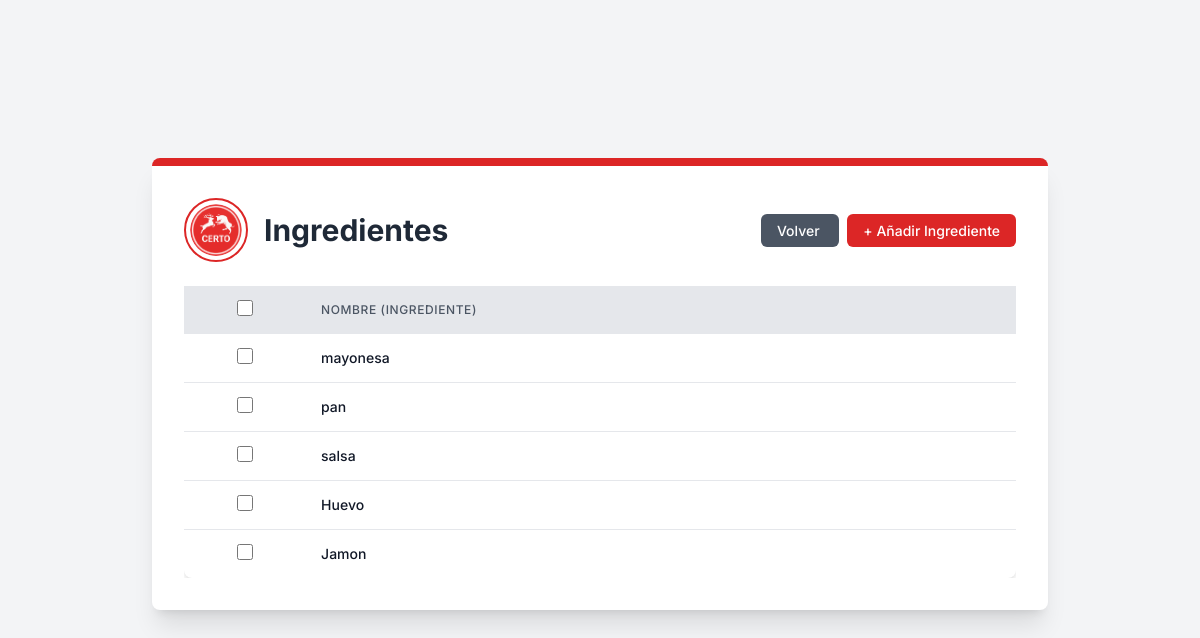
/comedor/ingredients/ (signed in), run on the app's committed database.
### comedor/models.py (models this page shows, shortened)
class Ingredientes(models.Model):
    nombre = models.CharField(max_length=100)

### comedor/views.py (the view)
# urls.py: path("ingredients/", views.ingredients, name="ingredients"),
def ingredients(request):
    if request.user.is_authenticated:
        ingredients = Ingredientes.objects.all()
        return render(request, 'Ingredients/ingredients_list_view.html', {'ingredientes': ingredients})
    else:
        return redirect('core:signInUp')

### comedor/templates/Ingredients/ingredients_list_view.html (shortened to what this page needs)
{% extends "main.html" %} {% load static %}{% block content %}
<div
  class="bg-white p-8 rounded-lg shadow-xl max-w-4xl w-full border-t-8 border-primary-red mb-8"
>
  <div class="flex flex-col md:flex-row items-center justify-between mb-6">
    <div class="flex items-center mb-4 md:mb-0">
      <img
        src="{% static 'img/logos/logo.png' %}"
        alt="Logo de la Cafetería Certo"
        class="w-16 h-16 rounded-full border-2 border-primary-red p-1 object-cover mr-4"
      />
      <h1 class="text-3xl font-bold text-gray-800">Ingredientes</h1>
    </div>
    <div class="text-right">
      <a
        href="/core/dashboard"
        class="px-4 py-2 text-sm font-medium text-white bg-gray-600 rounded-md hover:bg-gray-700 transition duration-300 ease-in-out mr-2"
      >
        Volver
      </a>
      <a
        href="{% url 'comedor:createIngredient' %}"
        class="px-4 py-2 text-sm font-medium text-white bg-primary-red rounded-md hover:bg-red-700 transition duration-300 ease-in-out"
      >
        + Añadir Ingrediente
      </a>
    </div>
  </div>
  <div class="overflow-x-auto">
    <form
      id="deleteForm"
      method="post"
      action="{% url 'core:bulk_delete' 'ingredientes' 'comedor:ingredients' %}"
    >
      <table class="min-w-full bg-white rounded-lg shadow-custom">
        <thead class="bg-gray-200">
          <tr>
            <th class="py-3 px-2 text-center">
              <input
                type="checkbox"
                id="selectAll"
                class="form-checkbox h-4 w-4 text-primary-red"
              />
            </th>
            <th
              class="py-3 px-4 text-left text-xs font-medium text-gray-600 uppercase tracking-wider"
            >
              Nombre (Ingrediente)
            </th>
          </tr>
        </thead>
        <tbody class="divide-y divide-gray-200">
          {% for ingrediente in ingredientes %}
          <tr class="hover:bg-gray-50">
            <td class="py-3 px-2 text-center">
              <input
                type="checkbox"
                name="selected_ids"
                value="{{ ingrediente.id }}"
                class="rowCheckbox form-checkbox h-4 w-4 text-primary-red"
              />
            </td>
            <td
              class="py-3 px-4 whitespace-nowrap text-sm font-medium text-gray-900"
            >
              {{ ingrediente.nombre }}
            </td>
          </tr>
          {% endfor %}
        </tbody>
      </table>
    </form>
  </div>
</div>
{% endblock %}

### static/css/main.css (style rules this page uses)
body { font-family: "Inter", sans-serif; background-color: #f3f4f6; }
.bg-primary-red { background-color: #dc2626; }
.text-primary-red { color: #dc2626; }
.border-primary-red { border-color: #dc2626; }
.shadow-custom { box-shadow: 0 4px 6px -1px rgba(0, 0, 0, 0.1), 0 2px 4px -1px rgba(0, 0, 0, 0.06); }

### data on the page
Ingredientes: nombre "mayonesa"
Ingredientes: nombre "pan"
Ingredientes: nombre "salsa"
Ingredientes: nombre "Huevo"
Ingredientes: nombre "Jamon"
